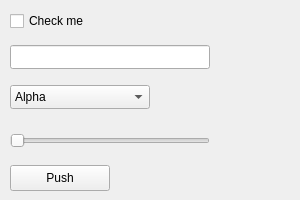
<?xml version="1.0" encoding="UTF-8"?>
<ui version="4.0">
 <class>Interactive</class>
 <widget class="QWidget" name="Interactive">
  <property name="geometry"><rect><x>0</x><y>0</y><width>300</width><height>200</height></rect></property>
  <widget class="QCheckBox" name="check">
   <property name="geometry"><rect><x>10</x><y>10</y><width>120</width><height>22</height></rect></property>
   <property name="text"><string>Check me</string></property>
  </widget>
  <widget class="QLineEdit" name="edit">
   <property name="geometry"><rect><x>10</x><y>45</y><width>200</width><height>24</height></rect></property>
  </widget>
  <widget class="QComboBox" name="combo">
   <property name="geometry"><rect><x>10</x><y>85</y><width>140</width><height>24</height></rect></property>
   <item><property name="text"><string>Alpha</string></property></item>
   <item><property name="text"><string>Beta</string></property></item>
   <item><property name="text"><string>Gamma</string></property></item>
  </widget>
  <widget class="QSlider" name="slider">
   <property name="geometry"><rect><x>10</x><y>130</y><width>200</width><height>22</height></rect></property>
   <property name="orientation"><enum>Qt::Horizontal</enum></property>
  </widget>
  <widget class="QPushButton" name="button">
   <property name="geometry"><rect><x>10</x><y>165</y><width>100</width><height>26</height></rect></property>
   <property name="text"><string>Push</string></property>
  </widget>
 </widget>
 <resources/>
 <connections/>
</ui>
